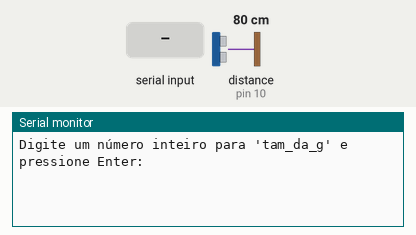
This sketch was run on a simulated Arduino Uno, built with avr-gcc and run on an emulated ATmega328P. Parts: the last lines printed to the serial monitor. The inputs (shaded band) are chosen by the test bench; at power-on: distance to the obstacle (sensor on pin 10) 80 cm. The echo pulse lasts 58.3 µs per cm.

Above: at 0.8 s.
0.9 s: "90,45\n" received over Serial
At 1.8 s:
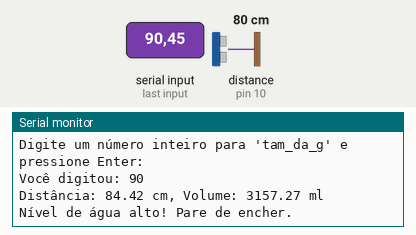
2.4 s: distance to the obstacle (sensor on pin 10) set to 2 cm
At 3.8 s:
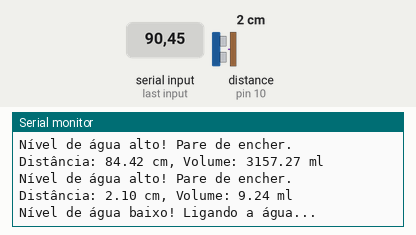
5.4 s: distance to the obstacle (sensor on pin 10) set to 9 cm
At 6.9 s:
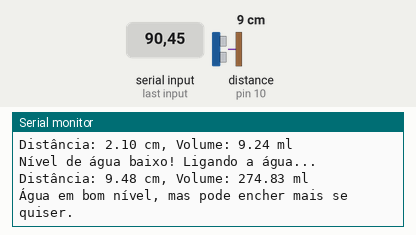
8.4 s: distance to the obstacle (sensor on pin 10) set to 18 cm
At 9.9 s:
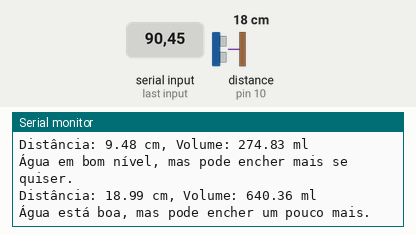
Timing chart, 0 to 11.4 s (numbered marks = the images above; inputs shaded):
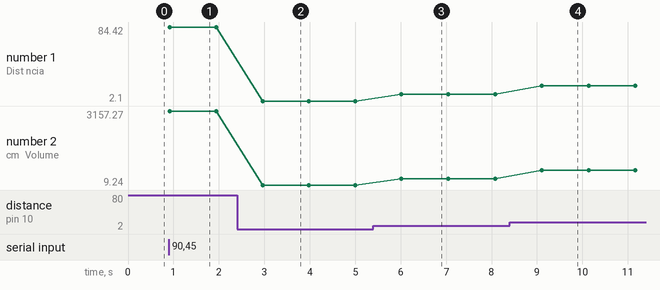

Measured:
- after the input at 0.9 s, the serial monitor: prints a new line at once (image 1)
- after the input at 2.4 s, the serial monitor: prints a new line after 0.56 s (image 2)
- after the input at 5.4 s, the serial monitor: prints a new line after 0.61 s (image 3)
- after the input at 8.4 s, the serial monitor: prints a new line after 0.71 s (image 4)
- plotted number 1: 84.42 → 2.1 after the input at 2.4 s, 2.1 → 9.48 after the input at 5.4 s, 9.48 → 18.99 after the input at 8.4 s
- plotted number 2: 3157.27 → 9.24 after the input at 2.4 s, 9.24 → 274.83 after the input at 5.4 s, 274.83 → 640.36 after the input at 8.4 s

The sketch:

arduino_ultrassom.ino
```cpp
// Definir os pinos do sensor ultrassônico
const int pinoTrig = 9;  // Pino do Trig
const int pinoEcho = 10; // Pino do Echo

// Definir constantes para divisores de conversão
const float divisorCm = 27.6233;  // Fator de conversão para cm
const float raio = 3.5;         // Raio da base do cilindro em cm (exemplo)
const float pi = 3.14;      // Definir valor de PI

// Definir limites do volume de água
const int volumeMinimo = 200;    // Limite mínimo em ml
const int volumeMedio = 500;     // Limite médio em ml
const int volumeMaximo = 650;    // Limite máximo em ml

int tam_da_g = 0;  // Variável para armazenar o valor fornecido pelo usuário

void setup() {
  // Inicializa o monitor serial
  Serial.begin(9600);

  // Configurar os pinos como entrada e saída
  pinMode(pinoTrig, OUTPUT);
  pinMode(pinoEcho, INPUT);

  // Pedir o valor ao usuário
  Serial.println("Digite um número inteiro para 'tam_da_g' e pressione Enter:");

  // Aguarda até que o usuário insira um número válido
  while (Serial.available() == 0) {
    // Espera até que haja algo no buffer serial
  }

  // Após a inserção do número, lê o valor
  tam_da_g = Serial.parseInt();
  Serial.print("Você digitou: ");
  Serial.println(tam_da_g);
}

void loop() {
  // Calcula a duração do tempo de viagem do som em microssegundos
  long duracao = medirDistancia();

  // Converte a duração em distância (cm)
  float distanciaCm = converterParaCm(duracao);

  // Calcula o volume do cilindro
  float volume = calcularVolumeCilindro(raio, distanciaCm) - tam_da_g;  // Subtrai tam_da_g

  // Garante que o volume seja positivo
  volume = abs(volume);

  // Exibir a distância e o volume no monitor serial
  Serial.print("Distância: ");
  Serial.print(distanciaCm);
  Serial.print(" cm, ");

  Serial.print("Volume: ");
  Serial.print(volume);
  Serial.println(" ml");

  // Verificar os níveis de água
  if (volume < volumeMinimo) {
    Serial.println("Nível de água baixo! Ligando a água...");
    // Aqui você poderia acionar um relé para ligar a água
  }
  else if (volume >= volumeMinimo && volume < volumeMedio) {
    Serial.println("Água em bom nível, mas pode encher mais se quiser.");
  }
  else if (volume >= volumeMedio && volume <= volumeMaximo) {
    Serial.println("Água está boa, mas pode encher um pouco mais.");
  }
  else if (volume > volumeMaximo) {
    Serial.println("Nível de água alto! Pare de encher.");
    // Aqui você poderia acionar um relé para desligar a água
  }

  // Aguardar 1 segundo antes da próxima medição
  delay(1000);
}

// Função para medir a duração do pulso de eco
long medirDistancia() {
  // Enviar pulso baixo e depois alto no pino de trig
  digitalWrite(pinoTrig, LOW);
  delayMicroseconds(2);
  digitalWrite(pinoTrig, HIGH);
  delayMicroseconds(10);
  digitalWrite(pinoTrig, LOW);

  // Medir a duração do pulso de eco em microssegundos
  long duracao = pulseIn(pinoEcho, HIGH);

  return duracao;
}

// Função para converter a duração em centímetros
float converterParaCm(long microssegundos) {
  return microssegundos / divisorCm / 2.0;  // Dividir por 2 para ida e volta do sinal
}

// Função para calcular o volume de um cilindro
float calcularVolumeCilindro(float raio, float altura) {
  return pi * sq(raio) * altura;  // V = π * r^2 * h
}
```
